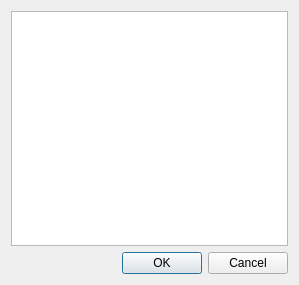
<?xml version="1.0" encoding="UTF-8"?>
<ui version="4.0">
 <class>FormListRele</class>
 <widget class="QDialog" name="FormListRele">
  <property name="geometry">
   <rect>
    <x>0</x>
    <y>0</y>
    <width>299</width>
    <height>285</height>
   </rect>
  </property>
  <property name="windowTitle">
   <string>Dialog</string>
  </property>
  <layout class="QVBoxLayout" name="verticalLayout">
   <item>
    <widget class="QListWidget" name="listWidget"/>
   </item>
   <item>
    <widget class="QDialogButtonBox" name="buttonBox">
     <property name="orientation">
      <enum>Qt::Horizontal</enum>
     </property>
     <property name="standardButtons">
      <set>QDialogButtonBox::Cancel|QDialogButtonBox::Ok</set>
     </property>
    </widget>
   </item>
  </layout>
 </widget>
 <resources/>
 <connections>
  <connection>
   <sender>buttonBox</sender>
   <signal>rejected()</signal>
   <receiver>FormListRele</receiver>
   <slot>reject()</slot>
   <hints>
    <hint type="sourcelabel">
     <x>295</x>
     <y>489</y>
    </hint>
    <hint type="destinationlabel">
     <x>286</x>
     <y>274</y>
    </hint>
   </hints>
  </connection>
 </connections>
</ui>
